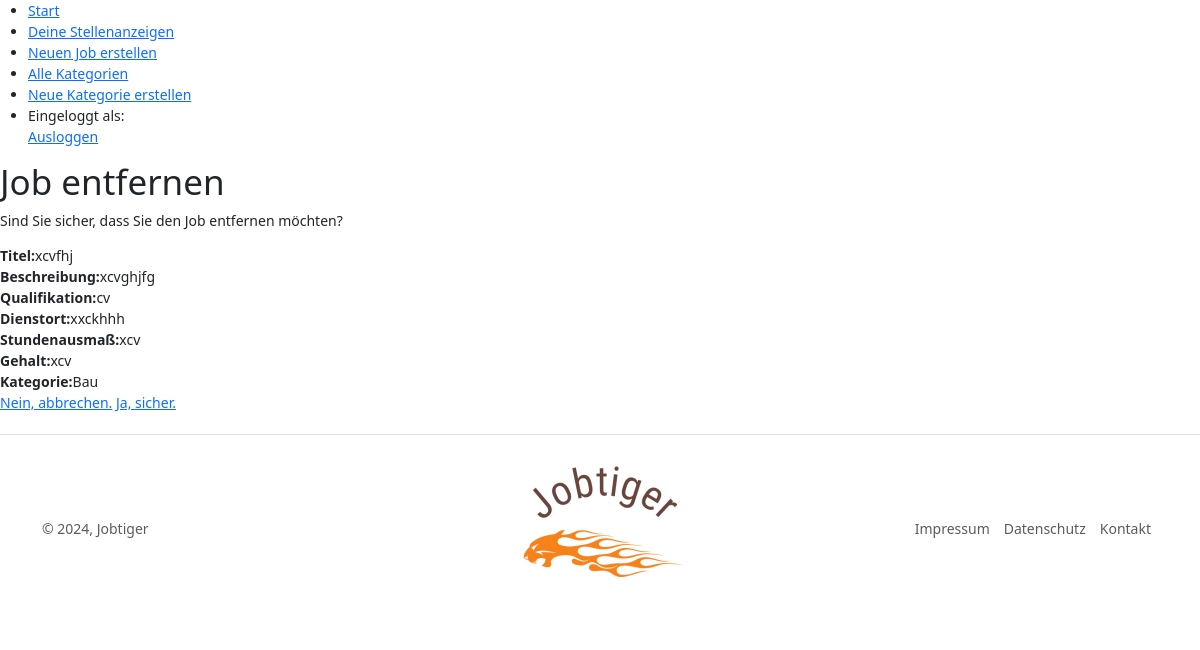
Screenshot of /job_entfernen.php?id=3 (signed in) with the database file from the repository.
### tables this page shows
CREATE TABLE `jobs` (
  `id` int(10) UNSIGNED NOT NULL,
  `titel` varchar(255) NOT NULL,
  `beschreibung` varchar(255) NOT NULL,
  `qualifikation` varchar(255) NOT NULL,
  `dienstort` varchar(255) NOT NULL,
  `stundenausmass` varchar(255) NOT NULL,
  `gehalt` varchar(255) NOT NULL,
  `kategorie_id` int(10) UNSIGNED NOT NULL,
  `benutzer_id` int(10) UNSIGNED NOT NULL,
  `datum` datetime NOT NULL DEFAULT current_timestamp(),
  `sichtbar` varchar(10) NOT NULL DEFAULT 'ja',
  `aenderungsdatum` datetime NOT NULL DEFAULT current_timestamp()
);

CREATE TABLE `kategorien` (
  `id` int(10) UNSIGNED NOT NULL,
  `kategorie` varchar(255) NOT NULL
);

### setup.php (called while the page is built, shortened)
<?php
spl_autoload_register(
    function (string $klasse) {
        $prefix = "WIFI\\Jobportal\\";
        $basis = __DIR__ . "/";
        $laenge = strlen($prefix);
        $klasse_ohne_prefix = substr($klasse, $laenge);
        $datei = $basis . $klasse_ohne_prefix . ".php";
        $datei = str_replace("\\", "/", $datei);
    }
);

### Fdb/Mysql.php (called while the page is built, shortened)
<?php
class Mysql {
    private static ?Mysql $instanz = null;
    public static function getInstanz(): Mysql {
        if (!self::$instanz) {
            self::$instanz = new Mysql();
        }
        return self::$instanz;
    }
    private \mysqli $db;
    public function verbinden() {
        $this->db = new \mysqli(MYSQL_HOST, MYSQL_USER, MYSQL_PASSWORT, MYSQL_DATENBANK);
        $this->db->set_charset('utf8mb4');
    }
    public function escape(string $wert): string {
        return $this->db->real_escape_string($wert);
    }
    public function query(string $input): \mysqli_result|bool {
        $ergebnis = $this->db->query($input);
        return $ergebnis;
    }
}

### Fdb/Model/Row/RowAbstract.php (called while the page is built, shortened)
<?php
abstract class RowAbstract {
    protected string $tabelle;
    private array $daten = [];
    public function __construct(array|int $id_oder_daten) {
        if (is_array($id_oder_daten)) {
            $this->daten = $id_oder_daten;
        } else {
            $db = Mysql::getInstanz();
            $sql_id = $db->escape($id_oder_daten);
            $ergebnis = $db->query("SELECT * FROM {$this->tabelle} WHERE id = '{$sql_id}'");
            $this->daten = $ergebnis->fetch_assoc();
        }
    }
    public function __get(string $eigenschaft): mixed {
        return $this->daten[$eigenschaft];
    }
}

### Fdb/Model/Row/Job.php (called while the page is built, shortened)
<?php
class Job extends RowAbstract {
    public function get_kategorie(): Kategorie {
        return new Kategorie($this->kategorie_id);
    }
}

### job_entfernen.php (the view, shortened to what this page needs)
<?php
include "setup.php";
include "kopf-backend.php";
echo "<h1>Job entfernen</h1>";
$job = new Job($_GET["id"]);
if(!empty($_GET["doit"])) {
    $job->entfernen();
    echo "<p>Job wurde gelöscht.</br><a href='jobs_liste.php'><br>Zurück zur Liste</a></p>";
} else {
    echo "<p>Sind Sie sicher, dass Sie den Job entfernen möchten?</p>";
    echo "<strong>Titel:</strong>" . $job->titel . "<br>";
    echo "<strong>Beschreibung:</strong>" . $job->beschreibung . "<br>";
    echo "<strong>Qualifikation:</strong>" . $job->qualifikation . "<br>";
    echo "<strong>Dienstort:</strong>" . $job->dienstort . "<br>";
    echo "<strong>Stundenausmaß:</strong>" . $job->stundenausmass . "<br>";
    echo "<strong>Gehalt:</strong>" . $job->gehalt . "<br>";
    echo "<strong>Kategorie:</strong>" . $job->get_kategorie()->kategorie . "<br>";
    echo "<p>" . "<a href='jobs_liste.php'>Nein, abbrechen.</a>
    <a href='job_entfernen.php?id={$job->id}&amp;doit=1'>Ja, sicher.</a>" . "</p>";
}
include "fuss.php";
?>

### css/style.css (style rules this page uses)
:root { --primary: orange; --dark-grey: #808080; }
html, body { margin: 0; padding: 0; font-family: Montserrat; font-size: 14px; color: var(--text-color); }
html * { box-sizing: border-box; }

### rows the page displays
jobs: titel "xcvfhj", beschreibung "xcvghjfg", qualifikation "cv", dienstort "xxckhhh", stundenausmass "xcv", gehalt "xcv", kategorie.kategorie "Bau"
